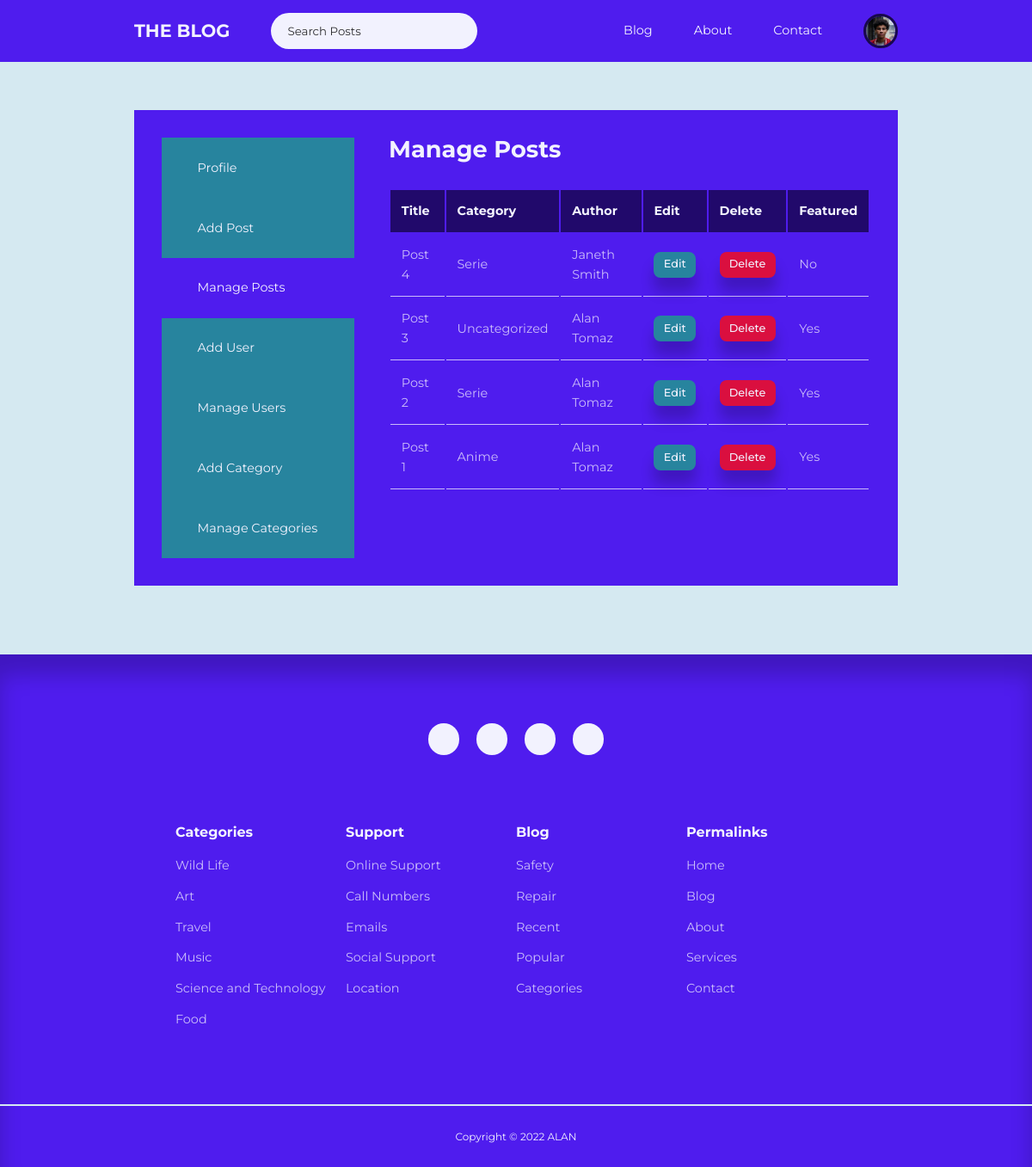
Screenshot of /admin/pages/manage-posts.php (signed in) with the database file from the repository.
### tables this page shows
CREATE TABLE `users` (
  `id` int(11) UNSIGNED NOT NULL,
  `firstname` varchar(50) NOT NULL,
  `lastname` varchar(50) NOT NULL,
  `username` varchar(50) NOT NULL,
  `email` varchar(100) NOT NULL,
  `location` varchar(100) NOT NULL,
  `biography` text NOT NULL,
  `password` varchar(255) NOT NULL,
  `avatar` varchar(255) NOT NULL,
  `is_admin` tinyint(1) NOT NULL
);

CREATE TABLE `posts` (
  `id` int(11) UNSIGNED NOT NULL,
  `title` varchar(255) NOT NULL,
  `subtitle` varchar(255) NOT NULL,
  `body` text NOT NULL,
  `thumbnail` varchar(255) NOT NULL,
  `date_time` timestamp NOT NULL DEFAULT current_timestamp(),
  `category_id` int(11) UNSIGNED DEFAULT NULL,
  `author_id` int(11) UNSIGNED NOT NULL,
  `is_featured` tinyint(1) NOT NULL
);

CREATE TABLE `categories` (
  `id` int(11) UNSIGNED NOT NULL,
  `title` varchar(50) NOT NULL,
  `description` text NOT NULL
);

### admin/partials/header.php (called while the page is built, shortened)
<?php
require $_SERVER['DOCUMENT_ROOT'] . '/My Blog/partials/header.php';

### admin/pages/manage-posts.php (the view, shortened to what this page needs)
<?php
include $_SERVER['DOCUMENT_ROOT'] . '/My Blog/admin/partials/header.php';
$currentUserId = $_SESSION["user-id"];
if (isset($_SESSION['user-is-admin'])) {
    $query = "SELECT id, title, category_id, author_id, is_featured FROM posts ORDER BY id DESC";
} else {
    $query = "SELECT id, title, category_id, is_featured FROM posts WHERE author_id = $currentUserId ORDER BY id DESC";
}
$posts = mysqli_query($connection, $query);
?>
<section class="profile-section">
    <div class="container profile-container">
        <div class="profile-sidebar">
            <a href="<?php echo ROOT_URL ?>admin/index.php"><i class="uil uil-user-circle"></i>
                <h5>Profile</h5>
            </a>
            <a href="<?php echo ROOT_URL ?>admin/pages/add-post.php"><i class="uil uil-edit-alt"></i>
                <h5>Add Post</h5>
            </a>
            <a href="<?php echo ROOT_URL ?>admin/pages/manage-posts.php" class="profile-sidebar-active"><i class="uil uil-postcard"></i>
                <h5>Manage Posts</h5>
            </a>
            <?php if (isset($_SESSION['user-is-admin'])) : ?>
                <a href="<?php echo ROOT_URL ?>admin/pages/add-user.php"><i class="uil uil-user-plus"></i>
                    <h5>Add User</h5>
                </a>
                <a href="<?php echo ROOT_URL ?>admin/pages/manage-users.php"><i class="uil uil-users-alt"></i>
                    <h5>Manage Users</h5>
                </a>
                <a href="<?php echo ROOT_URL ?>admin/pages/add-category.php"><i class="uil uil-edit"></i>
                    <h5>Add Category</h5>
                </a>
                <a href="<?php echo ROOT_URL ?>admin/pages/manage-categories.php"><i class="uil uil-list-ul"></i>
                    <h5>Manage Categories</h5>
                </a>
            <?php endif ?>
        </div>
        <div class="manage-content">
            <h2>Manage Posts</h2>
            <?php if (mysqli_num_rows($posts) > 0) : ?>
                <table>
                    <thead>
                        <tr>
                            <th>Title</th>
                            <th>Category</th>
                            <?php if (isset($_SESSION['user-is-admin'])) : ?>
                                <th>Author</th>
                            <?php endif ?>
                            <th>Edit</th>
                            <th>Delete</th>
                            <th>Featured</th>
                        </tr>
                    </thead>
                    <tbody>
                        <?php while ($post = mysqli_fetch_assoc($posts)) : ?>
                            <?php
                            $categoryId = $post["category_id"];
                            $categoryQuery = "SELECT title FROM categories where id=$categoryId";
                            $categoryResult = mysqli_query($connection, $categoryQuery);
                            $category = mysqli_fetch_assoc($categoryResult);
                            if (isset($_SESSION['user-is-admin'])) {
                                $authorId = $post["author_id"];
                                $authorQuery = "SELECT * FROM users WHERE id = $authorId";
                                $authorResult = mysqli_query($connection, $authorQuery);
                                $author = mysqli_fetch_assoc($authorResult);
                            }
                            ?>
                            <tr>
                                <td><?= $post["title"] ?></td>
                                <td><?= $category["title"] ?></td>
                                <?php if (isset($_SESSION['user-is-admin'])) : ?>
                                    <td><?= $author["firstname"] . " " . $author["lastname"] ?></td>
                                <?php endif ?>
                                <td><a href="<?php echo ROOT_URL ?>admin/pages/edit-post.php?id=<?= $post['id'] ?>" class="btn sm">Edit</a></td>
                                <td><a class="btn sm danger" onclick="showConfirmMessage()">Delete</a></td>
                                <td><?= $post["is_featured"] ? "Yes" : "No"  ?></td>
                            </tr>
                        <?php endwhile ?>
                    </tbody>
                </table>
            <?php else : ?>
                <div class="alert-message error"><?= "No Posts Found" ?></div>
            <?php endif ?>
        </div>
    </div>
</section>
<?php
include $_SERVER['DOCUMENT_ROOT'] . '/My Blog/partials/footer.php';
?>

### partials/header.php (shortened to what this page needs)
<?php
require $_SERVER['DOCUMENT_ROOT'] . '/My Blog/admin/config/database.php';
if (isset($_SESSION['user-id'])) {
    $id = filter_var($_SESSION['user-id'], FILTER_SANITIZE_FULL_SPECIAL_CHARS);
    $query = "SELECT avatar from users WHERE id = '$id'";
    $result = mysqli_query($connection, $query);
    $avatar = mysqli_fetch_assoc($result);
}
?>
<!DOCTYPE html>
<html lang="en">
<head>
    <link rel="stylesheet" href="<?php echo ROOT_URL ?>css/style.css">
    <link rel="stylesheet" href="https://unicons.iconscout.com/release/v4.0.0/css/line.css">
</head>
<body>
    <nav>
        <div class="container nav-container">
            <ul class="nav-items nav-items-left">
                <li><a href="<?php echo ROOT_URL ?>index.php" class="nav-logo">THE BLOG</a></li>
                <li>
                    <div class="nav-search-container">
                        <form class="nav-search" action="<?php echo ROOT_URL ?>pages/search-posts.php" method="GET">
                            <input type="search" name="search" placeholder="Search Posts">
                        </form>
                    </div>
                </li>
            </ul>
            <ul class="nav-items nav-items-right">
                <li><a href="<?php echo ROOT_URL ?>pages/blog.php">Blog</a></li>
                <li><a href="<?php echo ROOT_URL ?>pages/about.php">About</a></li>
                <li><a href="<?php echo ROOT_URL ?>pages/contact.php">Contact</a></li>
                <?php if (isset($_SESSION["user-id"])) : ?>
                    <li class="nav-profile">
                        <div class="avatar">
                            <img src="<?php echo ROOT_URL . 'img/' . $avatar["avatar"] ?>">
                        </div>
                    </li>
                <?php else : ?>
                    <li><a href="<?php echo ROOT_URL ?>pages/signin.php">Sign In</a></li>
                    <li><a class="sign-up" href="<?php echo ROOT_URL ?>pages/signup.php">Sign Up</a> </li>
                <?php endif ?>
            </ul>
        </div>
    </nav>

### css/style.css (style rules this page uses)
:root { --color-primary: #4F1CEE; --color-primary-variant: #6C63FF; --color-primary-light: #6E45ED; --color-primary-dark: rgb(24, 8, 77); --color-primary-dark-variant: rgb(33, 9, 107); --color-variant: rgba(39, 132, 158, 1); --color-white: #f2f2fe; --color-red: #da0f3f; --color-red-light: hsl(346, 87%, 46%, 15%); --color-green: #00c476; --color-green-light: hsl(156, 100%, 38%, 15%); --color-black: #000000; --color-bg: #D5E9F1; --color-white-gray: rgba(255, 255, 255, 0.7); --color-black-gray: rgba(0, 0, 0, 0.8); --transition: all 300ms ease; --transition-slow: all 1s ease; --container-width-lg: 74%; --container-width-md: 88%; --container-width-sm: 66%; --form-width: 40%; --card-border-radius-1: 0.3rem; --card-border-radius-2: 0.5rem; --card-border-radius-3: 0.8rem; --card-border-radius-4: 2rem; --card-border-radius-5: 5rem; --card-border-radius-all: 100%; }
* { margin: 0; padding: 0; outline: 0; border: 0; appearance: 0; list-style: none; text-decoration: none; box-sizing: border-box; font-family: 'Montserrat', sans-serif; }
body { line-height: 1.6; color: var(--color-black-gray); overflow-x: hidden; background: var(--color-bg); font-size: 0.9rem; }
.container { width: var(--container-width-sm); max-width: 1800px; margin-inline: auto; }
section { margin-top: 3rem; width: 100vw; }
h1, h2, h3, h4, h5, h6 { color: var(--color-black); line-height: 1.3; }
h2 { font-size: 1.7rem; margin: 1rem 0; }
a { color: var(--color-white); transition: var(--transition); }
img { display: block; width: 100%; object-fit: cover; }
nav { background-color: var(--color-primary); width: 100vw; height: 4.5rem; position: fixed; top: 0; z-index: 10; display: flex; justify-content: center; align-items: center; }
.nav-container { height: 100%; display: flex; align-items: center; justify-content: space-between; width: var(--container-width-lg); }
.nav-logo { font-weight: bold; font-size: 1.3rem; }
.nav-search-container { position: relative; width: 15rem; background: var(--color-white); display: flex; flex-direction: row; align-items: center; justify-content: space-between; overflow: hidden; padding: 0.3rem 0.5rem; border-radius: var(--card-border-radius-5); color: var(--color-black); }
.nav-search { width: 100%; display: flex; align-items: center; }
.nav-search input { background: transparent; margin-left: 0.7rem; padding: 0.5rem 0; width: 100%; }
.nav-search input::placeholder { color: var(--color-black-gray); font-family: 'Montserrat', sans-serif; }
.avatar { width: 2.5rem; height: 2.5rem; border-radius: 50%; overflow: hidden; border: 0.2rem solid var(--color-primary-dark); }
.nav-items { display: flex; align-items: center; gap: 3rem; }
.nav-profile { position: relative; cursor: pointer; }
.btn { display: inline-block; width: fit-content; padding: 0.6rem 1.2rem; background-color: var(--color-variant); border-radius: var(--card-border-radius-2); cursor: pointer; transition: var(--transition); color: var(--color-white); box-shadow: 0 1rem 1rem rgba(0, 0, 0, 0.2); font-weight: 500; }
.btn.sm { padding: 0.3rem 0.7rem; font-size: 0.8rem; }
.btn.danger { background: var(--color-red); }
.profile-section { margin-top: 8rem; }
.profile-container { width: var(--container-width-lg); display: grid; grid-template-columns: 14rem auto; gap: 1rem; background-color: var(--color-primary); padding: 2rem; margin-bottom: 5rem; }
.profile-sidebar a { background: var(--color-variant); display: flex; gap: 1rem; align-items: center; padding: 1.6rem; }
.profile-sidebar a h5 { font-size: 0.9rem; color: var(--color-white); font-weight: normal; }
.profile-sidebar-active { background: var(--color-primary) !important; }
.manage-content { margin-left: 1.5rem; }
.manage-content h2 { margin: 0 0 2rem 0; line-height: 1; color: var(--color-white); }
.manage-content table { width: 100%; text-align: left; }
.manage-content table th { background: var(--color-primary-dark-variant); padding: 0.8rem; color: var(--color-white); }
.manage-content table td { padding: 0.8rem; border-bottom: 1px solid var(--color-white-gray); color: var(--color-white-gray); }

### rows the page displays
users: avatar (picture)
posts: title "Post 4", category.title "Serie", author.firstname "Janeth", author.lastname "Smith", is_featured "No"
posts: title "Post 3", category.title "Uncategorized", author.firstname "Alan", author.lastname "Tomaz", is_featured "Yes"
posts: title "Post 2", category.title "Serie", author.firstname "Alan", author.lastname "Tomaz", is_featured "Yes"
posts: title "Post 1", category.title "Anime", author.firstname "Alan", author.lastname "Tomaz", is_featured "Yes"
